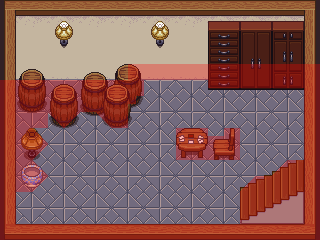

Below is a game level as drawn by its tile map, then a one-line description and the .tmx file that defines it, in full:
An orthogonal 20x15 tile map with 16x16 px tiles, 3 tile layers (Ground, Over, collisions), 6 tilesets and 2 objects (From_House, To_House).

<map version="1.0" tiledversion="1.1.5" orientation="orthogonal" renderorder="right-down" width="20" height="15" tilewidth="16" tileheight="16" infinite="0" nextlayerid="5" nextobjectid="3">
 <tileset firstgid="1" source="Inside_A4.tsx" />
 <tileset firstgid="961" source="Inside_B.tsx" />
 <tileset firstgid="1985" source="Inside_C.tsx" />
 <tileset firstgid="3009" source="Inside_A2.tsx" />
 <tileset firstgid="3777" source="$princess.tsx" />
 <tileset firstgid="3873" source="collision_tiles.tsx" />
 <layer id="1" name="Ground" width="20" height="15">
  <data encoding="csv">
52,178,179,178,179,178,179,178,179,178,179,178,179,178,179,178,179,178,179,51,
116,210,211,210,211,210,211,210,211,210,211,210,211,210,211,210,211,210,211,113,
148,242,243,242,243,242,243,242,243,242,243,242,243,242,243,242,243,242,243,145,
148,274,275,274,275,274,275,274,275,274,275,274,275,274,275,274,275,274,275,145,
148,306,307,306,307,306,307,306,307,306,307,306,307,306,307,306,307,306,307,145,
148,3493,3494,3495,3496,3493,3494,3495,3496,3493,3494,3495,3496,3493,3494,3495,3496,3495,3496,145,
148,3525,3526,3527,3528,3525,3526,3527,3528,3525,3526,3527,3528,3525,3526,3527,3528,3527,3528,145,
148,3557,3558,3559,3560,3557,3558,3559,3560,3557,3558,3559,3560,3557,3558,3559,3560,3559,3560,145,
148,3397,3398,3399,3400,3397,3398,3399,3400,3397,3398,3399,3400,3397,3398,3399,3400,3399,3400,145,
148,3429,3430,3431,3432,3429,3430,3431,3432,3429,3430,3431,3432,3429,3430,3431,3432,3431,3432,145,
148,3461,3462,3463,3464,3461,3462,3463,3464,3461,3462,3463,3464,3461,3462,3463,3464,3463,3464,145,
148,3493,3494,3495,3496,3493,3494,3495,3496,3493,3494,3495,3496,3493,3494,3495,3496,3495,0,145,
148,3525,3526,3527,3528,3525,3526,3527,3528,3525,3526,3527,3528,3525,3526,3527,3528,0,0,145,
148,3557,3558,3559,3560,3557,3558,3559,3560,3557,3558,3559,3560,3557,3558,3559,3560,0,0,145,
20,82,83,82,83,82,83,82,83,82,83,82,83,82,83,82,83,82,83,19
</data>
 </layer>
 <layer id="2" name="Over" width="20" height="15">
  <data encoding="csv">
0,0,0,0,0,0,0,0,0,0,0,0,0,0,0,0,0,0,0,0,
0,0,0,1287,1288,0,0,0,0,1287,1288,0,0,1169,1170,1177,1178,1173,1174,0,
0,0,0,1319,1320,0,0,0,0,1319,1320,0,0,1201,1202,1209,1210,1205,1206,0,
0,0,0,0,0,0,0,0,0,0,0,0,0,1233,1234,1241,1242,1237,1238,0,
0,1881,1882,1883,1884,1885,1886,1887,1888,0,0,0,0,1265,1266,1273,1274,1269,1270,0,
0,1913,1914,1915,1916,1917,1918,1919,1920,0,0,0,0,1297,1298,1305,1306,1301,1302,0,
0,1945,1946,1947,1948,1949,1950,1951,1952,0,0,0,0,0,0,0,0,0,0,0,
0,1977,1978,1979,1980,1981,1982,1983,1984,0,0,0,0,0,0,0,0,0,0,0,
0,1225,1226,0,0,0,0,0,0,0,0,1629,1630,1631,1632,0,0,0,0,0,
0,1257,1258,0,0,0,0,0,0,0,0,1661,1662,1663,1664,0,0,0,0,0,
0,1747,1748,0,0,0,0,0,0,0,0,0,0,0,0,2049,2050,2051,2052,0,
0,1779,1780,0,0,0,0,0,0,0,0,0,0,0,0,2081,2082,2083,2084,0,
0,0,0,0,0,0,0,0,0,0,0,0,0,0,0,2113,2114,2115,2116,0,
0,0,0,0,0,0,0,0,0,0,0,0,0,0,0,2145,2146,2147,2148,0,
0,0,0,0,0,0,0,0,0,0,0,0,0,0,0,0,0,0,0,0
</data>
 </layer>
 <layer id="3" name="collisions" width="20" height="15" opacity="0.3">
  <data encoding="csv">
0,0,0,0,0,0,0,0,0,0,0,0,0,0,0,0,0,0,0,0,
0,0,0,0,0,0,0,0,0,0,0,0,0,0,0,0,0,0,0,0,
0,0,0,0,0,0,0,0,0,0,0,0,0,0,0,0,0,0,0,0,
0,0,0,0,0,0,0,0,0,0,0,0,0,0,0,0,0,0,0,0,
0,0,0,0,0,0,0,0,3873,3873,3873,3873,3873,3873,3873,3873,3873,3873,3873,3873,
3873,3873,3873,3873,3873,3873,3873,3873,3873,0,0,0,0,3875,3875,3875,3875,3875,3875,3873,
3873,3873,3873,3873,3873,3873,3873,3873,3884,0,0,0,0,0,0,0,0,0,0,3873,
3873,3873,3873,3889,3885,0,3889,3873,0,0,0,0,0,0,0,0,0,0,0,3873,
3873,3873,3879,0,0,0,0,0,0,0,0,3873,3873,3887,3873,0,0,0,0,3873,
3873,3873,3885,0,0,0,0,0,0,0,0,3873,3873,3873,3873,0,0,0,0,3873,
3873,3873,3879,0,0,0,0,0,0,0,0,0,0,0,0,0,0,3890,3873,3873,
3873,3873,3885,0,0,0,0,0,0,0,0,0,0,0,0,3890,3873,3873,3873,3873,
3873,0,0,0,0,0,0,0,0,0,0,0,0,0,0,3873,3873,3873,3873,3873,
3873,0,0,0,0,0,0,0,0,0,0,0,0,0,0,3873,3873,3873,3873,3873,
3873,3873,3873,3873,3873,3873,3873,3873,3873,3873,3873,3873,3873,3873,3873,3873,3873,3873,3873,3873
</data>
 </layer>
 <objectgroup id="4" name="gates">
  <object id="1" name="From_House" x="200" y="208">
   <point />
  </object>
  <object id="2" name="To_House" x="224" y="188" width="16" height="36" />
 </objectgroup>
</map>
